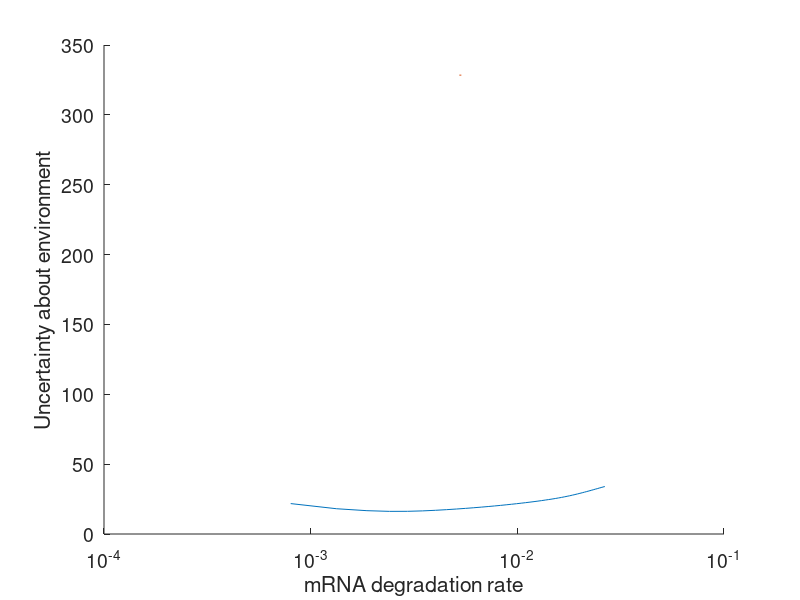

Write MATLAB code to recreate this figure.
clear all
close all
%% Instead of searching over experiment space, search of the space of degradation rates
ndeg= 50;
load('all_salt_FIMs_deg.mat')
load('stl1_parameters')
load('all_tons')

dt = tons(2)-tons(1); 

% all_degs = linspace(.5*parameters.g,2*parameters.g,ndeg);
all_degs =linspace(.05*parameters.g,5*parameters.g,ndeg);
cells_tmp = 50*ones(1,16);
var_tmp = [];
for i=1:ndeg
        var_tmp(i) = sum(1./(F_STL1_deg(:,:,i)*cells_tmp'));
end

% multply by the required prefactor. 
var_tmp = var_tmp*dt*(1/(tons(end)-tons(1)));
% interpolate to find approximate variance of the true parameters. 
a = find(all_degs>parameters.g);
b = find(all_degs<parameters.g);

y = (var_tmp(a(1))+var_tmp(b(end)))/2;

hold on
plot(all_degs,sqrt(var_tmp))
scatter(parameters.g,sqrt(y))
plot([parameters.g-5.9e-5,parameters.g+5.9e-5],[y,y])
set(gca,'xscale','log','fontsize',14)
xlabel('mRNA degradation rate')
ylabel('Uncertainty about environment')


